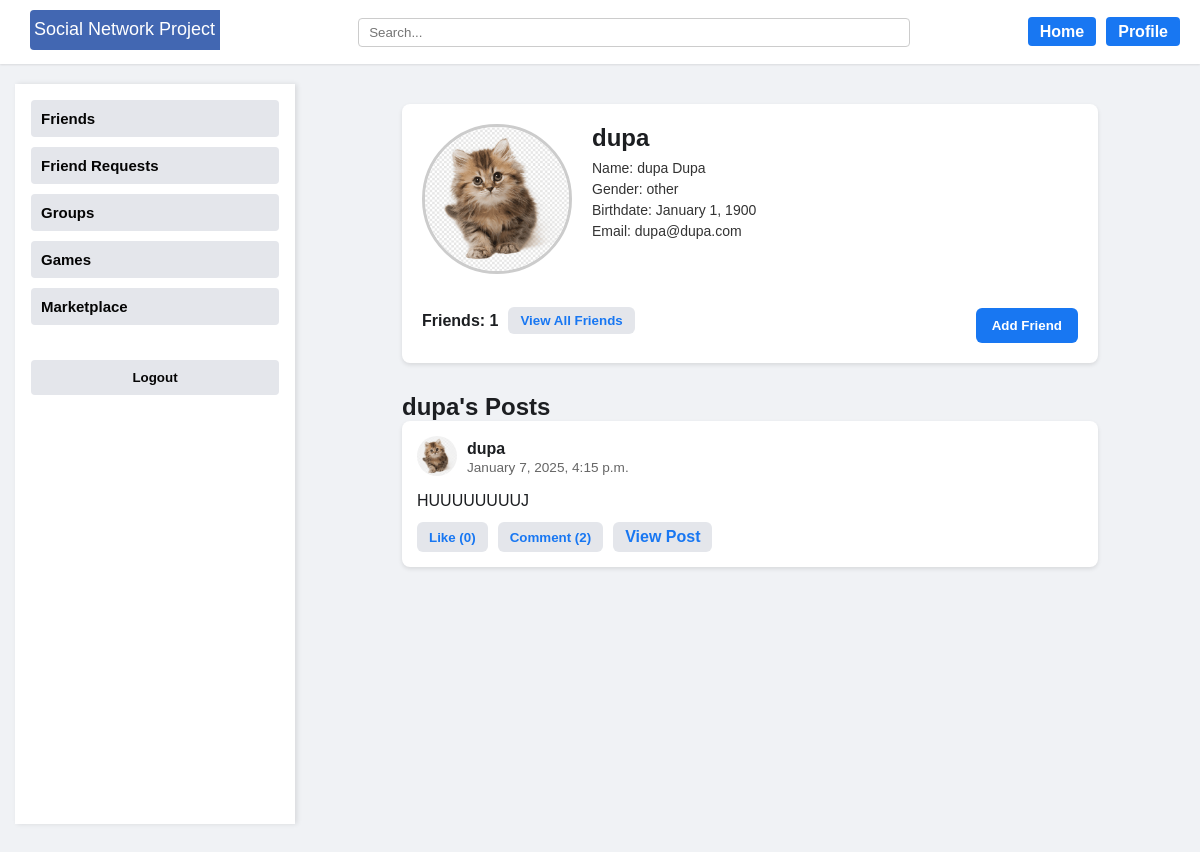
Before: /user/1/ (signed in) with the older database file.
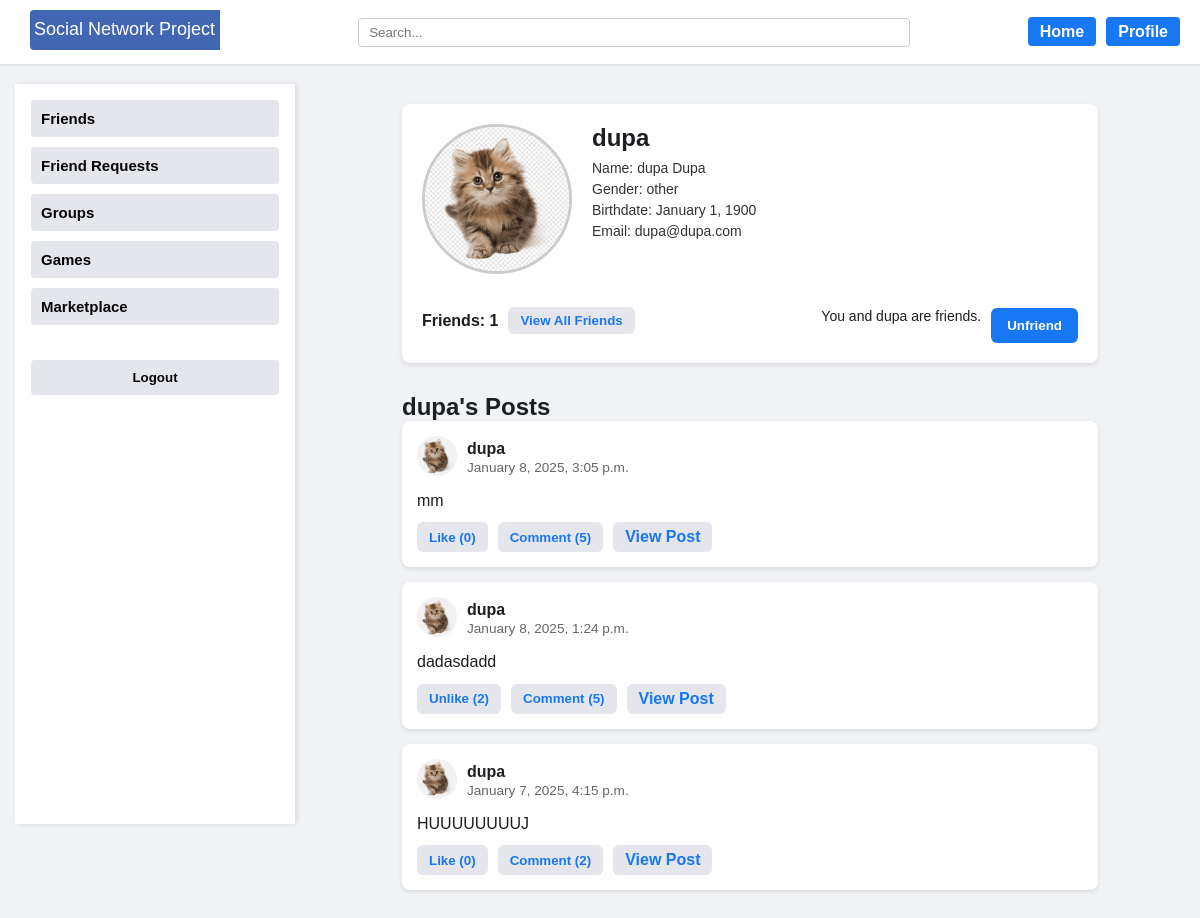
After: the same page with the newer database file.
### core/models.py (models this page shows, shortened)
class Profile(models.Model):
    user = models.OneToOneField(User, on_delete=models.CASCADE)
    birthdate = models.DateField(null=True, blank=True)
    GENDER_CHOICES = [
        ('male', 'Male'),
        ('female', 'Female'),
        ('other', 'Other'),
    ]
    gender = models.CharField(max_length=10, choices=GENDER_CHOICES, null=True, blank=True)
    friends = models.ManyToManyField('self', symmetrical=True, blank=True)
    friend_requests = models.ManyToManyField(
        'self',
        symmetrical=False,
        blank=True,
        related_name='pending_requests'
    )
    profile_picture = models.ImageField(
        upload_to='profile_pictures/',
        null=True,
        blank=True,
        default='profile_pictures/default.png'
    )

class Post(models.Model):
    author = models.ForeignKey(User, on_delete=models.CASCADE)
    content = models.TextField()
    created_at = models.DateTimeField(auto_now_add=True)
    likes = models.ManyToManyField(User, related_name='liked_posts', blank=True)
    image = models.ImageField(
        upload_to='post_images/',
        null=True,
        blank=True
    )

### core/views.py (the view)
# urls.py: path('user/<int:user_id>/', profile_view, name='profile'),
@login_required
def profile_view(request, user_id):
    profile = get_object_or_404(Profile, user_id=user_id)
    posts = Post.objects.filter(author=profile.user).order_by('-created_at')
    is_own_profile = (profile.user == request.user)
    if request.method == 'POST' and is_own_profile:
        form = ProfilePictureForm(request.POST, request.FILES, instance=profile)
        if form.is_valid():
            form.save()
            messages.success(request, 'Profile picture updated successfully.')
            return redirect('profile', user_id=user_id)
    else:
        form = ProfilePictureForm(instance=profile)
    return render(request, 'core/profile.html', {
        'profile': profile,
        'posts': posts,
        'is_own_profile': is_own_profile,
        'form': form,
    })

### core/forms.py
class ProfilePictureForm(forms.ModelForm):
    class Meta:
        model = Profile
        fields = ['profile_picture']

### core/templates/core/profile.html (shortened to what this page needs)
{% extends 'core/base.html' %}
{% load static %}
{% block content %}
<div class="profile-container">
  <section class="profile-card">
    <div class="profile-header">
      <div class="profile-pic-section">
        {% if profile.profile_picture %}
          <img
            src="{{ profile.profile_picture.url }}"
            alt="{{ profile.user.username }}'s picture"
            class="profile-picture"
          >
        {% endif %}
      </div>
      <div class="profile-info-section">
        <h1 class="username">{{ profile.user.username }}</h1>
        <p class="email">
          Name: {{ profile.user.first_name }} {{ profile.user.last_name }}
        </p>
        <p class="gender">
          Gender: {{ profile.gender|default:"Not specified" }}
        </p>
        <p class="birthdate">
          Birthdate:
          {% if profile.birthdate %}
            {{ profile.birthdate|date:"F j, Y" }}
          {% else %}
            Not specified
          {% endif %}
        </p>
        <p class="email">
          Email: {{ profile.user.email }}
        </p>
      </div>
    </div>
     <div class="profile-actions">
    <div class="friends-info">
      <span class="friends-count">Friends: {{ profile.friends.count }}</span>
      <button class="view-friends-btn" id="toggle-friends-btn">
        View All Friends
      </button>
    </div>
      <div class="friend-button-container">
        {% if is_own_profile %}
          <p class="info-line">This is your profile.</p>
        {% else %}
          {% if profile in user.profile.friends.all %}
            <p class="info-line">
              You and {{ profile.user.username }} are friends.
            </p>
            <form method="post" action="{% url 'unfriend' profile.user.id %}">
              <button type="submit" class="unfriend-btn">Unfriend</button>
            </form>
          {% elif user.profile in profile.friend_requests.all %}
            <p class="info-line">Friend request pending...</p>
          {% else %}
            <form method="post" action="{% url 'send_friend_request' profile.user.id %}">
              <button type="submit" class="add-friend-btn">Add Friend</button>
            </form>
          {% endif %}
        {% endif %}
      </div>
    </div>
  </section>
  <section class="profile-posts">
    <h2>{{ profile.user.username }}'s Posts</h2>
    {% if posts %}
      {% for post in posts %}
      <article class="post-card">
        <div class="post-header">
          <div class="post-author-pic">
            {% if post.author.profile.profile_picture %}
              <img
                src="{{ post.author.profile.profile_picture.url }}"
                alt="Author pic"
              >
            {% else %}
              <img
                src="{% static 'core/default-avatar.png' %}"
                alt="Default author pic"
              >
            {% endif %}
          </div>
          <div class="post-author-info">
            <span class="post-author-name">{{ post.author.username }}</span><br>
            <small class="post-time">{{ post.created_at|date:"F j, Y, g:i a" }}</small>
          </div>
        </div>
        <div class="post-content">
          <p>{{ post.content }}</p>
        </div>
        <footer class="post-footer">
          <button class="like-button"
        data-post-id="{{ post.id }}"
        data-like-url="{% url 'like_post' post.id %}">
  {% if user in post.likes.all %}
    Unlike ({{ post.likes.count }})
  {% else %}
    Like ({{ post.likes.count }})
  {% endif %}
</button>
          <button class="comment-toggle" data-post-id="{{ post.id }}">Comment ({{ post.comments.count }})</button>
          <a class="view-post-btn" href="#" data-post-id="{{ post.id }}">View Post</a>
        </footer>
      </article>
      {% endfor %}
    {% else %}
      <p>No posts to display.</p>
    {% endif %}
  </section>
</div>
{% endblock %}

### core/templates/core/base.html (shortened to what this page needs)
{% load static %}
<!DOCTYPE html>
<html lang="en">
<head>
  <link rel="stylesheet" href="{% static 'core/style.css' %}" />
</head>
<body>
  <header class="fb-header">
    <div class="logo-container">
      <a href="{% url 'home' %}">
        <img src="{% static 'core/logo.svg' %}" alt="Logo" class="logo"/>
      </a>
    </div>
    <div class="search-bar">
      <form method="get" action="{% url 'home' %}">
        <input type="text" name="q" placeholder="Search..." value="{{ request.GET.q|default_if_none:'' }}"/>
      </form>
    </div>
    <nav class="top-nav-right">
      <ul>
        <li><a href="{% url 'home' %}">Home</a></li>
        <li><a href="{% url 'profile' user.id %}">Profile</a></li>
      </ul>
    </nav>
  </header>
  <div class="fb-body-container">
    {% if user.is_authenticated %}
    <aside class="fb-sidebar">
      <ul class="sidebar-menu">
        <li class="menu-item has-submenu">
          <button class="menu-toggle">Friends</button>
        </li>
        <li class="menu-item has-submenu">
          <button class="menu-toggle">Friend Requests</button>
        </li>
        <li class="menu-item has-submenu">
          <button class="menu-toggle">Groups</button>
        </li>
        <li class="menu-item has-submenu">
          <button class="menu-toggle">Games</button>
        </li>
        <li class="menu-item has-submenu">
          <button class="menu-toggle">Marketplace</button>
        </li>
      </ul>
      <div class="sidebar-logout">
        <form method="post" action="{% url 'logout' %}">
          <button type="submit">Logout</button>
        </form>
      </div>
    </aside>
    {% endif %}
    <main class="fb-main-content">
      {% block content %}{% endblock %}
    </main>
  </div>
  <footer class="fb-footer">
  </footer>
</body>
</html>

### core/static/core/style.css (style rules this page uses)
* { margin: 0; padding: 0; box-sizing: border-box; }
body { font-family: Arial, sans-serif; background-color: #f0f2f5; color: #1c1e21; }
.fb-header { width: 100%; background-color: #fff; display: flex; align-items: center; padding: 10px 20px; box-shadow: 0 1px 2px rgba(0, 0, 0, 0.1); }
.logo-container { margin-right: 20px; }
.logo { height: 40px; width: auto; }
.search-bar { flex: 1; position: relative; text-align: center; }
.search-bar input[type="text"] { width: 70%; padding: 6px 10px; border: 1px solid #ccc; border-radius: 4px; }
.top-nav-right ul { list-style: none; margin: 0; padding: 0; display: flex; gap: 10px; }
.top-nav-right a { text-decoration: none; background-color: #1877f2; color: #fff; padding: 6px 12px; border-radius: 4px; font-weight: bold; }
.fb-body-container { display: flex; max-width: 1200px; margin: 20px auto; padding: 0 15px; gap: 20px; }
.fb-sidebar { width: 280px; background-color: #fff; padding: 16px; box-shadow: 2px 0 5px rgba(0, 0, 0, 0.1); top: 60px; left: 0; height: calc(100vh - 60px); overflow-y: auto; }
.sidebar-logout { margin-top: 20px; text-align: center; }
.sidebar-logout button { width: 100%; }
.sidebar-menu { list-style: none; padding: 0; margin: 0; }
.sidebar-menu .menu-item { margin-bottom: 10px; }
.sidebar-menu .menu-toggle { width: 100%; padding: 10px; background-color: #e4e6eb; border: none; text-align: left; font-size: 15px; font-weight: bold; color: #050505; cursor: pointer; border-radius: 4px; transition: background-color 0.2s; }
.sidebar-logout button { width: 100%; padding: 10px; background-color: #e4e6eb; border: none; border-radius: 4px; color: #050505; font-weight: bold; cursor: pointer; margin-top: 15px; transition: background-color 0.2s; }
.fb-main-content { flex: 1; background: none; }
.fb-main-content form button { background-color: #1877f2; color: #fff; font-weight: bold; border: none; border-radius: 6px; padding: 10px 16px; cursor: pointer; }
.post-card { background-color: #fff; border-radius: 8px; padding: 15px; margin-bottom: 15px; box-shadow: 0 2px 4px rgba(0, 0, 0, 0.1); }
.post-header { display: flex; align-items: center; margin-bottom: 10px; }
.post-author-pic img { width: 40px; height: 40px; border-radius: 50%; object-fit: cover; margin-right: 10px; }
.post-author-name { font-weight: bold; }
.post-time { color: #666; font-size: 0.85rem; }
.post-content p { margin: 0; font-size: 1rem; line-height: 1.4; margin-top: 10px; }
.post-footer { margin-top: 10px; display: flex; gap: 10px; }
.like-button, .comment-toggle, .view-post-btn { background-color: #e4e6eb; color: #1877f2; border: none; padding: 6px 12px; border-radius: 6px; font-weight: 600; cursor: pointer; text-decoration: none; }
.profile-container { width: 80%; margin: 20px auto; }
.profile-card { background-color: #fff; padding: 20px; border-radius: 8px; margin-bottom: 30px; box-shadow: 0 2px 4px rgba(0, 0, 0, 0.1); }
.profile-header { display: flex; gap: 20px; margin-bottom: 20px; }
.profile-pic-section { position: relative; }
.profile-picture { width: 150px; height: 150px; object-fit: cover; border-radius: 50%; border: 3px solid #ccc; }
.profile-info-section { flex: 1; }
.profile-info-section .username { font-size: 24px; margin-bottom: 8px; }
.profile-info-section p { margin: 5px 0; font-size: 14px; color: #333; }
.profile-actions { display: flex; flex-wrap: wrap; align-items: center; justify-content: space-between; }
.friends-info { display: flex; align-items: center; gap: 10px; }
.friends-count { font-weight: bold; font-size: 16px; }
.view-friends-btn { background-color: #e4e6eb; color: #1877f2; border: none; padding: 6px 12px; border-radius: 6px; font-weight: 600; cursor: pointer; }
.friend-button-container { margin-top: 10px; display: flex; align-items: right; gap: 10px; }
.info-line { margin: 0; font-size: 14px; }
.add-friend-btn, .unfriend-btn { background-color: #1877f2; color: #fff; border: none; padding: 8px 12px; border-radius: 6px; font-weight: bold; cursor: pointer; }
.profile-posts { margin-bottom: 40px; }

Changed rows visible on the page:
shown differently, row unchanged: Profile "other": user.username (not shown) → "dupa"
added Post: author.profile.profile_picture (placeholder picture), author.username "dupa", created_at "January 8, 2025, 3:05 p.m.", content "mm", likes.count "0", comments.count "5"
added Post: author.profile.profile_picture (placeholder picture), author.username "dupa", created_at "January 8, 2025, 1:24 p.m.", content "dadasdadd", likes.count "2", comments.count "5"
Other visible differences:
text no longer shown: "Add Friend"
text now shown: "You and are friends. Unfriend"
